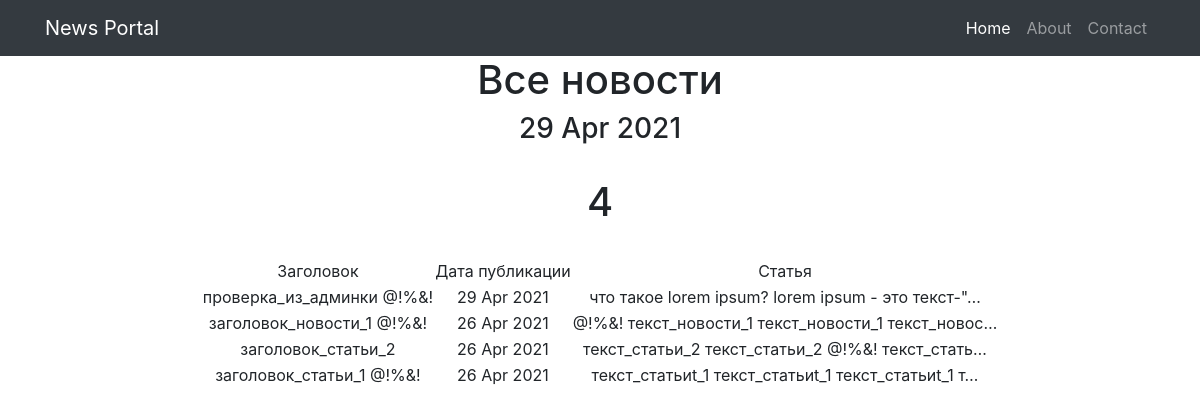
Page /news/ on the committed database.
### news/models.py (models this page shows, shortened)
class Post(models.Model):
    postAuthor = models.ForeignKey(Author, on_delete=models.CASCADE)
    postNews = 'PN'
    postArticle = 'PA'
    POSITIONS = [
        (postArticle, 'Статья'),
        (postNews, 'Новость'),
    ]
    position = models.CharField(max_length=2, choices=POSITIONS, default=postArticle)
    dateCreation = models.DateTimeField(auto_now_add=True)
    postCategory = models.ManyToManyField(Category, through='PostCategory')
    preview_name = models.CharField(max_length=128)
    text = models.TextField()
    rating = models.SmallIntegerField(default=0)

### news/views.py (the view)
# urls.py: path('', NewsList.as_view()),
class NewsList(ListView):
    model = Post
    template_name = 'news.html'
    context_object_name = 'news'
    queryset = Post.objects.order_by('-id')
    def get_context_data(self, **kwargs):
        context = super().get_context_data(**kwargs)
        context['time_now'] = datetime.utcnow()
        context['value1'] = None
        return context

### news/templatetags/custom_filters.py (called while the page is built)
@register.filter(name='censor')
def censor(value):
    x = value.lower()
    if ' ' in x:
        a = list(x.split(' '))
        for i in a:
            if i in bad_words:
                y = a.index(i)
                a.remove(i)
                a.insert(y, '@!%&!')
                value = (" ".join(a))
                return value
    if x in bad_words:
        x = '@!%&!'
        return x
    else:
        return x

### templates/news.html (shortened to what this page needs)
{% extends 'default.html' %}
{% load custom_filters %}
{% block content %}
<h1>Все новости</h1>
    <h3>{{ time_now|date:'d M Y' }}</h3>
    <br>
<h1>{{news|length}}</h1>
    <br>
{% if news %}
        <table style="margin: auto">
            <tr>
                <td>
                    Заголовок
                </td>
                <td>
                    Дата публикации
                </td>
                <td>
                    Статья
                </td>
            </tr>
        {% for new in news %}
            <tr>
                <td>
                    {{ new.preview_name|censor }}
                </td>
                <td>
                    {{ new.dateCreation|date:'d M Y'  }}
                </td>
                <td>
                    {{ new.text|truncatechars:50|censor }}
                </td>
            </tr>
        {% endfor %}
        </table>
    {% else %}
        <h2>Новостей нет!</h2>
    {% endif %}
{% endblock content %}

### rows in the picture
Post: dateCreation "29 Apr 2021", preview_name|censor "проверка_из_админки @!%&!", text|censor "что такое lorem ipsum? lorem ipsum - это текст-\"…"
Post: preview_name|censor "заголовок_новости_1 @!%&!", dateCreation "26 Apr 2021", text|censor "@!%&! текст_новости_1 текст_новости_1 текст_новос…"
Post: preview_name|censor "заголовок_статьи_2", dateCreation "26 Apr 2021", text|censor "текст_статьи_2 текст_статьи_2 @!%&! текст_стать…"
Post: preview_name|censor "заголовок_статьи_1 @!%&!", dateCreation "26 Apr 2021", text|censor "текст_статьиt_1 текст_статьиt_1 текст_статьиt_1 т…"

### other values in the picture
{{ news|length }} "4"
